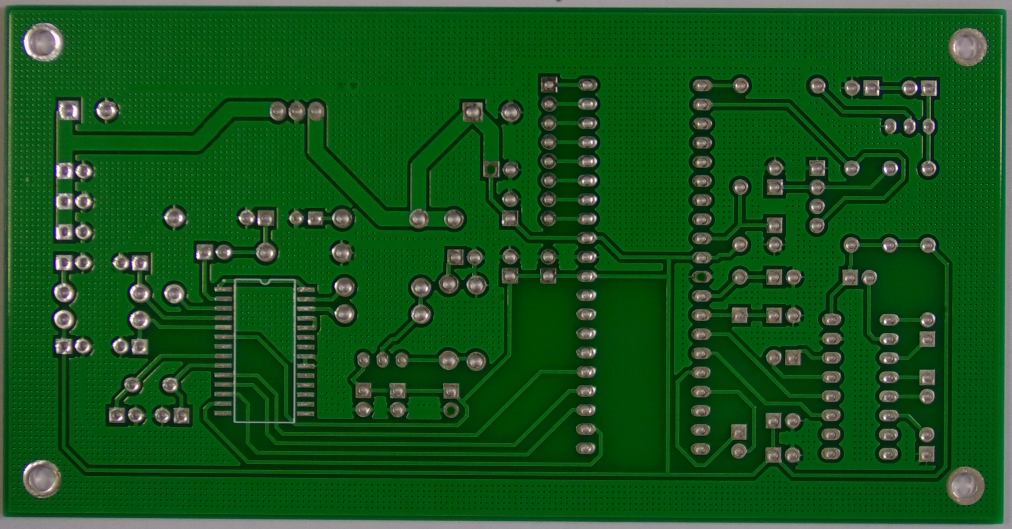
#> input picture real_images/pcb/images/01_missing_hole_06.jpg, 3034 x 1586 px (shown at 1/3 size)
$ python -i image_processing.py   (imports and definitions only)   (older library calls are emulated)
#> lines starting #> are read from the running program, lines starting #| are printed output that depends on the picture
#> further down, picture is the input picture: shape (1586, 3034, 3); mean B, G, R 27.3, 83.6, 20.8
import cv2
import numpy as np

class ImageProcessor:
    def __init__(self):
        pass

    # [29 lines left out: function apply_filter, not called in this run]

    def detect_edges(self, image, method='canny', **kwargs):
        """
        边缘检测

        Args:
            image: 输入图像
            method: 边缘检测方法 (canny, sobel, laplacian)
            **kwargs: 检测参数

        Returns:
            边缘图像
        """
#> called with method = 'canny'
        if len(image.shape) == 3:
            gray = cv2.cvtColor(image, cv2.COLOR_BGR2GRAY)
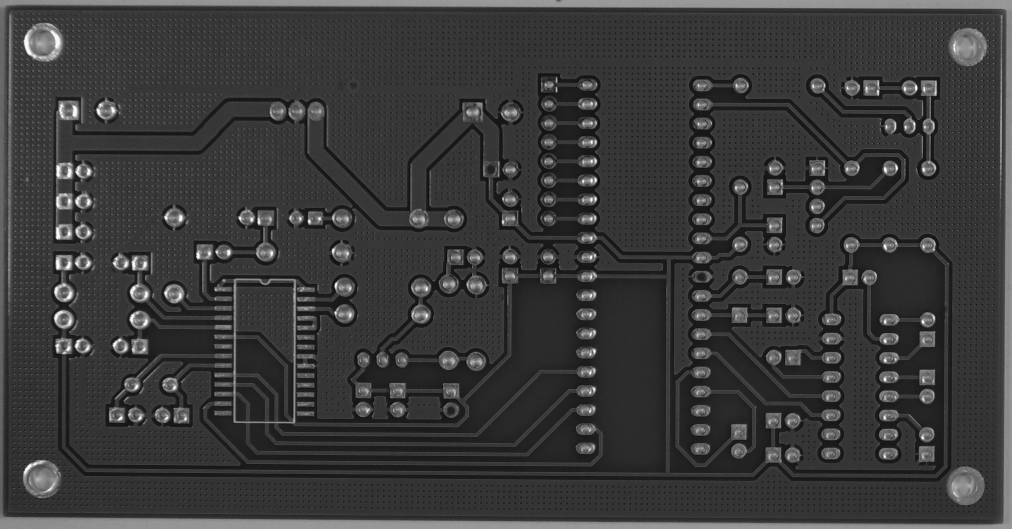
#> gray: shape (1586, 3034) (shown at 1/3 size); min 5, max 255, mean 58.4
        else:
            gray = image

        if method == 'canny':
            threshold1 = kwargs.get('threshold1', 100)
            threshold2 = kwargs.get('threshold2', 200)
            return cv2.Canny(gray, threshold1, threshold2)
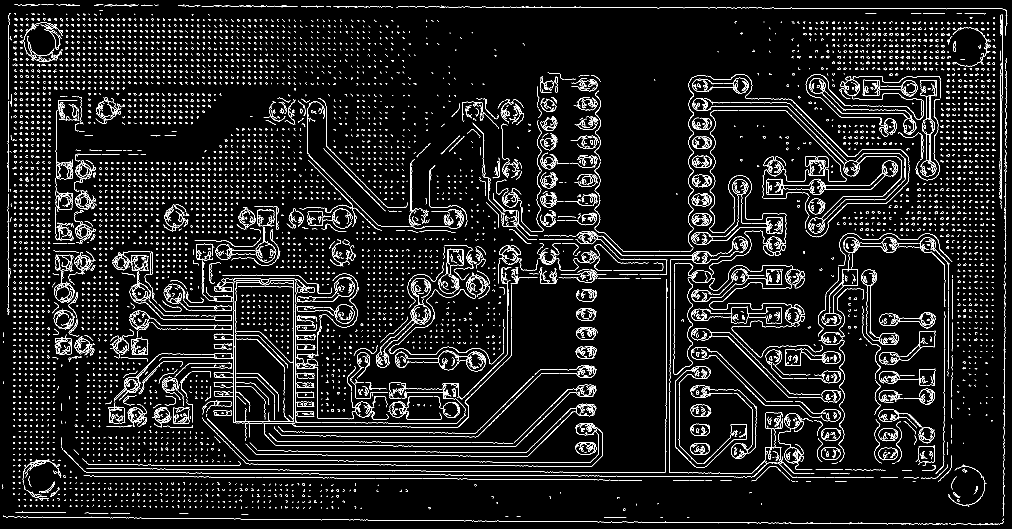
#> returned value: shape (1586, 3034) (shown at 1/3 size); 5% white in thin lines or dots
        elif method == 'sobel':
            dx = kwargs.get('dx', 1)
            dy = kwargs.get('dy', 1)
            ksize = kwargs.get('ksize', 3)
            return cv2.Sobel(gray, cv2.CV_64F, dx, dy, ksize=ksize)
        elif method == 'laplacian':
            ksize = kwargs.get('ksize', 3)
            return cv2.Laplacian(gray, cv2.CV_64F, ksize=ksize)
        else:
            raise ValueError(f"不支持的边缘检测方法: {method}")

    # [159 lines left out: functions morphological_operations, threshold, find_contours, draw_contours, resize, crop and 1 more, not called in this run]

>>> import cv2
>>> picture = cv2.imread('../../real_images/pcb/images/01_missing_hole_06.jpg')
>>> result = ImageProcessor().detect_edges(picture)

$ run again, on real_images/pcb/images/04_missing_hole_01.jpg
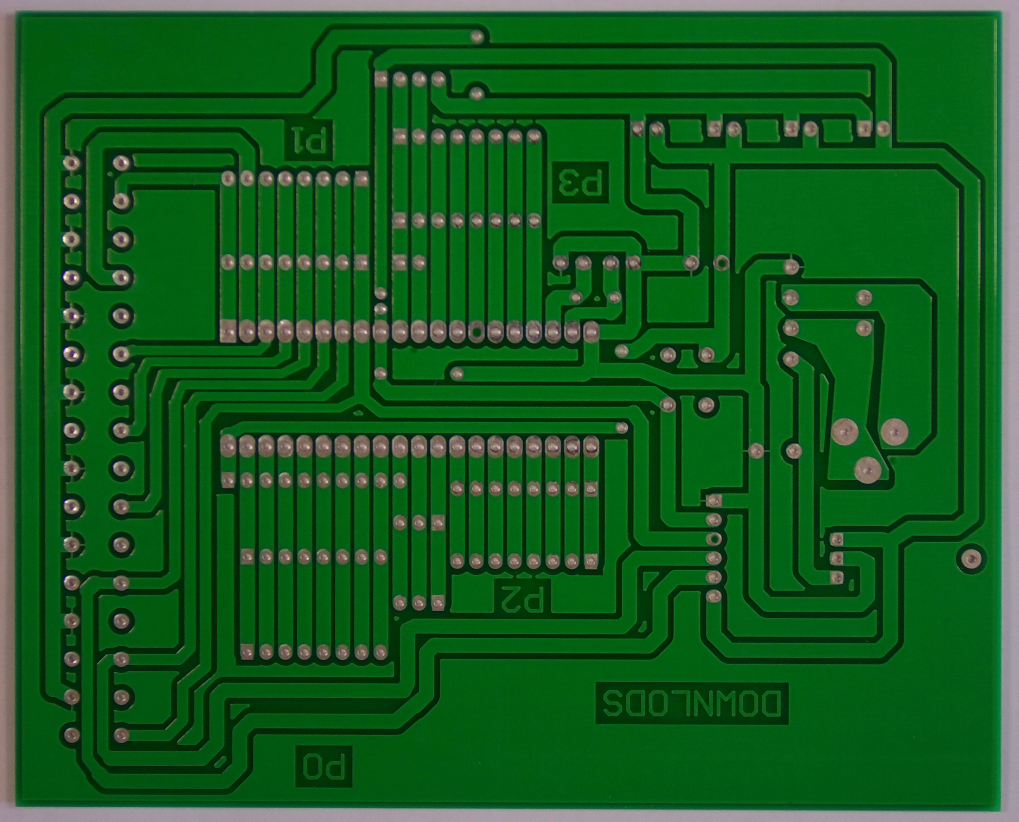
#> input picture real_images/pcb/images/04_missing_hole_01.jpg, 3056 x 2464 px (shown at 1/3 size)
#> picture is the input picture: shape (2464, 3056, 3); mean B, G, R 30.8, 91.3, 19.5
#> in detect_edges, `gray = cv2.cvtColor(image, cv2.COLOR_BGR2GRAY)`:
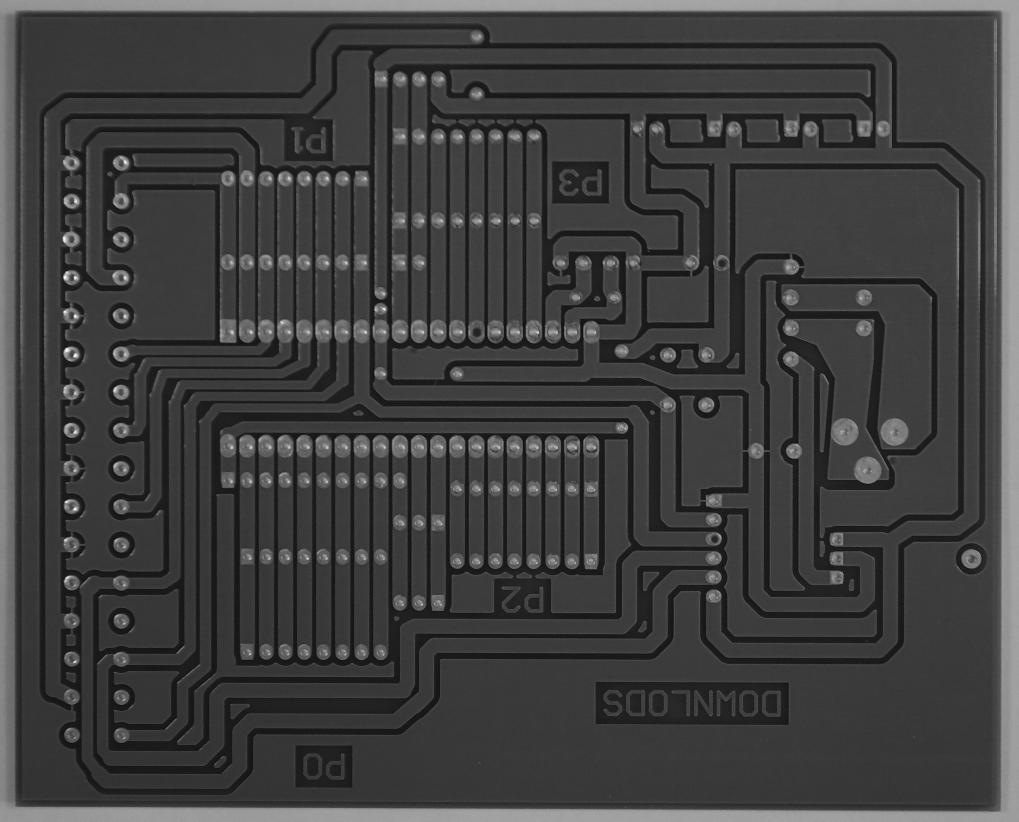
#> gray: shape (2464, 3056) (shown at 1/3 size); min 5, max 252, mean 62.9
#> in detect_edges, `return cv2.Canny(gray, threshold1, threshold2)`:
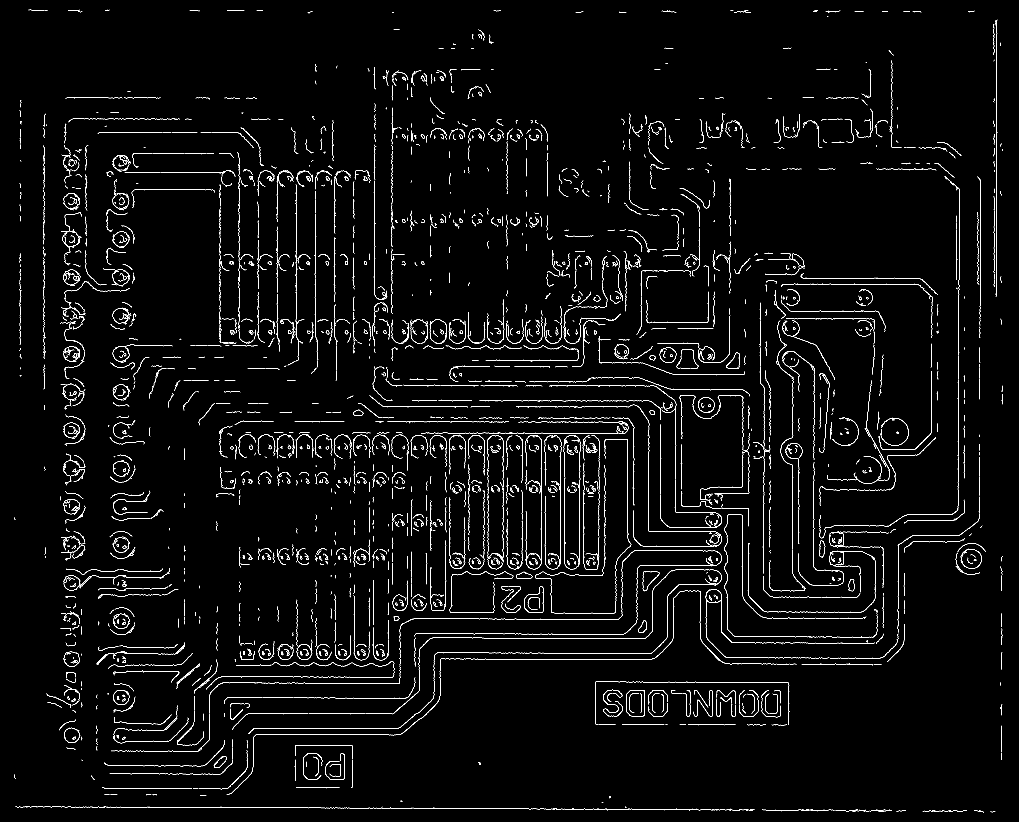
#> returned value: shape (2464, 3056) (shown at 1/3 size); 2% white in thin lines or dots
